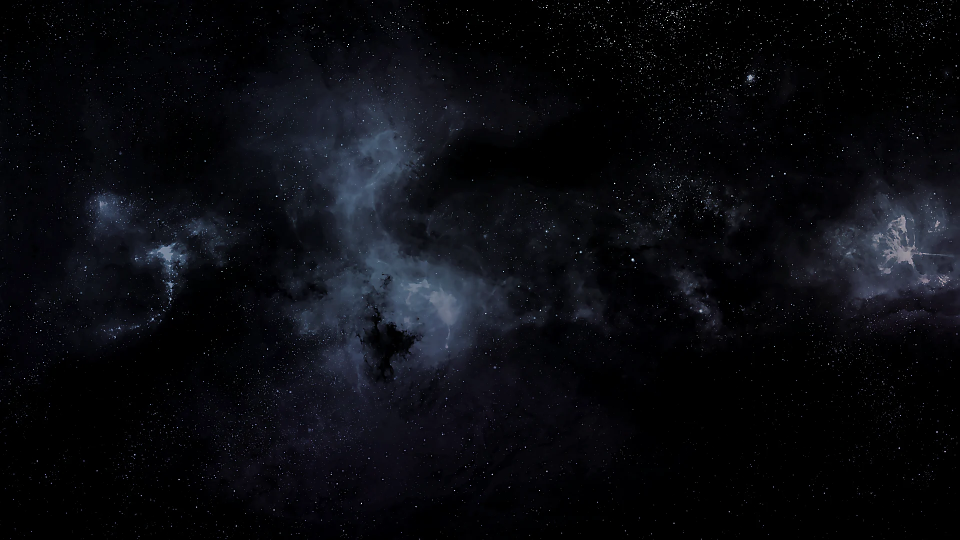
#> input picture lab 1/galaxy_bg.jpg, 1920 x 1080 px (shown at 1/2 size)
$ python main.py
#> lines starting #> are read from the running program, lines starting #| are printed output that depends on the picture
### lab 1/galaxy.py
import numpy as np
from PIL import Image
import math
import random


class GalaxyBase:
    def __init__(
        self,
        width=1000,
        height=1000,
        background_path=None,
        center_color=(255, 255, 255),
        edge_color=(0, 100, 255),
    ):
#> called with width = 800, height = 800, background_path = 'galaxy_bg.jpg', center_color = (255, 255, 255), edge_color = (240, 118, 139)
        self.width = width
        self.height = height
        self.center_x = width // 2
        self.center_y = height // 2
        self.center_color = center_color
        self.edge_color = edge_color

        # Background initialization
        if background_path:
            bg = Image.open(background_path).convert("RGBA")

            bg_width, bg_height = bg.size
#> bg_width = 1920; bg_height = 1080

            # Calculate crop coordinates for centered crop
            left = max((bg_width - width) // 2, 0)
#> left = 560
            top = max((bg_height - height) // 2, 0)
#> top = 140
            right = left + width
#> right = 1360
            bottom = top + height
#> bottom = 940

            cropped = bg.crop((left, top, right, bottom))
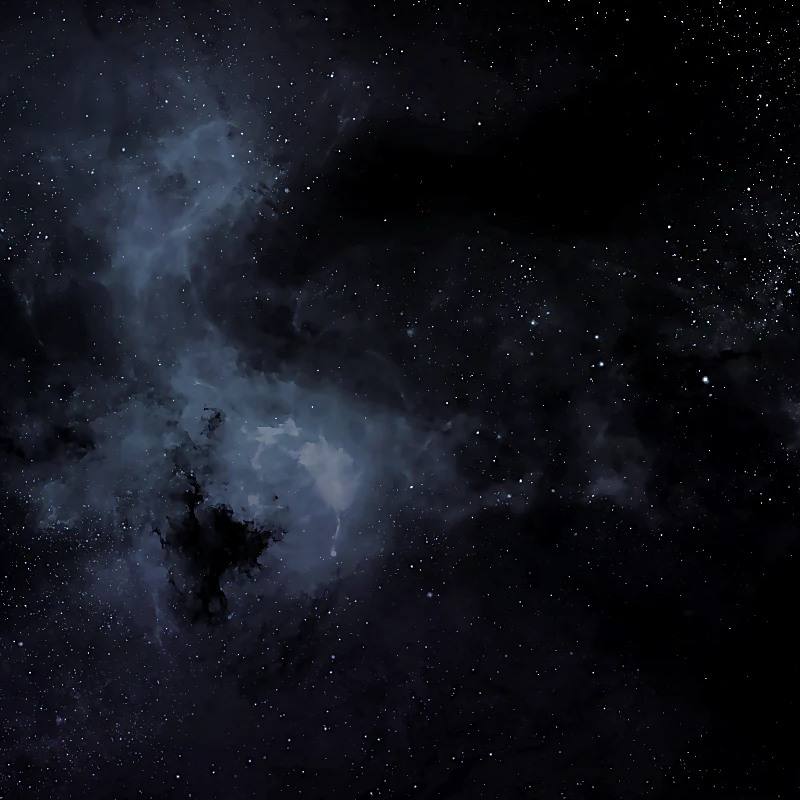
#> cropped: PIL image 800x800 RGBA; mean R, G, B, A 17.8, 20.2, 28.1, 255

            # If original image is smaller than required size
            if cropped.size != (width, height):
                canvas = Image.new("RGBA", (width, height), (0, 0, 0, 255))

                paste_x = (width - cropped.size[0]) // 2
                paste_y = (height - cropped.size[1]) // 2

                canvas.paste(cropped, (paste_x, paste_y))
                self.background = canvas
            else:
                self.background = cropped
        else:
            self.background = Image.new(
                "RGBA", (width, height), (0, 0, 0, 255))

    # Color gradient calculation
    # [8 lines left out: function _color_gradient, not called in this run]

    # Alpha gradient calculation
    def _alpha_gradient(self, distance, max_radius):
        t = min(distance / max_radius, 1.0)
        return int(255 * (1 - t))

    # Abstract render method
    def render(self):
        raise NotImplementedError(
            "Render method must be implemented in subclass")

### lab 1/spiral_galaxy.py
import math
import random
from PIL import Image
from galaxy import GalaxyBase


class SpiralGalaxy(GalaxyBase):
    def __init__(
        self,
        arms=2,
        arm_length=200,
        arm_width=100,
        radius=400,
        edge_power=20,
        **kwargs
    ):
        super().__init__(**kwargs)
        self.arms = arms
        self.arm_length = arm_length
        self.arm_width = arm_width
        self.radius = radius
        self.edge_power = edge_power

    def _f(self, d, r):
        # Probability decay function
        return math.exp(-d / r)

    def render(self):
        # Background copy
        background = self.background.copy().convert("RGBA")

        # Background stars generation
        bg_pixels = background.load()
        for _ in range(4000):
            x = random.randint(0, self.width - 1)
            y = random.randint(0, self.height - 1)
            brightness = random.randint(120, 255)
            bg_pixels[x, y] = (brightness, brightness, brightness, 255)

        # Galaxy layer creation
        galaxy_layer = Image.new(
            "RGBA", (self.width, self.height), (0, 0, 0, 0))
#> galaxy_layer: PIL image 800x800 RGBA; every value is 0
        gal_pixels = galaxy_layer.load()

        delta = 0.2 * math.pi * self.radius

        # Galaxy generation
        for x in range(self.width):
            for y in range(self.height):
                dx = x - self.center_x
                dy = y - self.center_y

                d_center = math.hypot(dx, dy)
                if d_center > self.radius:
                    continue

                # Width scaling by distance
                width_factor = max(1, self.arm_width *
                                   (d_center / self.radius))

                # Probability evaluation
                prob = self._f(dx * dx, self.arm_length ** 2) * \
                    self._f(dy * dy, width_factor ** 2)
                if random.random() > prob:
                    continue

                if self.arms % 2 == 1 and dx <= 0:
                    continue

                # Spiral twisting
                alpha_angle = delta / d_center if d_center != 0 else 0
                cos_a = math.cos(alpha_angle)
                sin_a = math.sin(alpha_angle)

                x_rot = dx * cos_a - dy * sin_a
                y_rot = dx * sin_a + dy * cos_a

                # Arm placement
                for i in range(self.arms):
                    angle = (2 * math.pi / self.arms) * i
                    cos_arm = math.cos(angle)
                    sin_arm = math.sin(angle)

                    final_x = int(self.center_x +
                                  x_rot * cos_arm - y_rot * sin_arm)
                    final_y = int(self.center_y +
                                  x_rot * sin_arm + y_rot * cos_arm)

                    if 0 <= final_x < self.width and 0 <= final_y < self.height:
                        r, g, b = self._color_gradient(d_center, self.radius)
                        alpha_val = self._alpha_gradient(d_center, self.radius)
                        gal_pixels[final_x, final_y] = (r, g, b, alpha_val)

        # Layer compositing
        result = Image.alpha_composite(background, galaxy_layer)
        return result

### lab 1/main.py
import lenticular_galaxy
from spiral_galaxy import SpiralGalaxy
from lenticular_galaxy import LenticularGalaxy

if __name__ == "__main__":
    spiral_galaxy = SpiralGalaxy(
        width=800,
        height=800,
        center_color=(255, 255, 255),
        edge_color=(240, 118, 139),
        arms=5,
        arm_length=300,
        arm_width=100,
        radius=400,
        background_path="galaxy_bg.jpg"
    )

#> (the run stopped early here; a loop or call above may not have finished)
